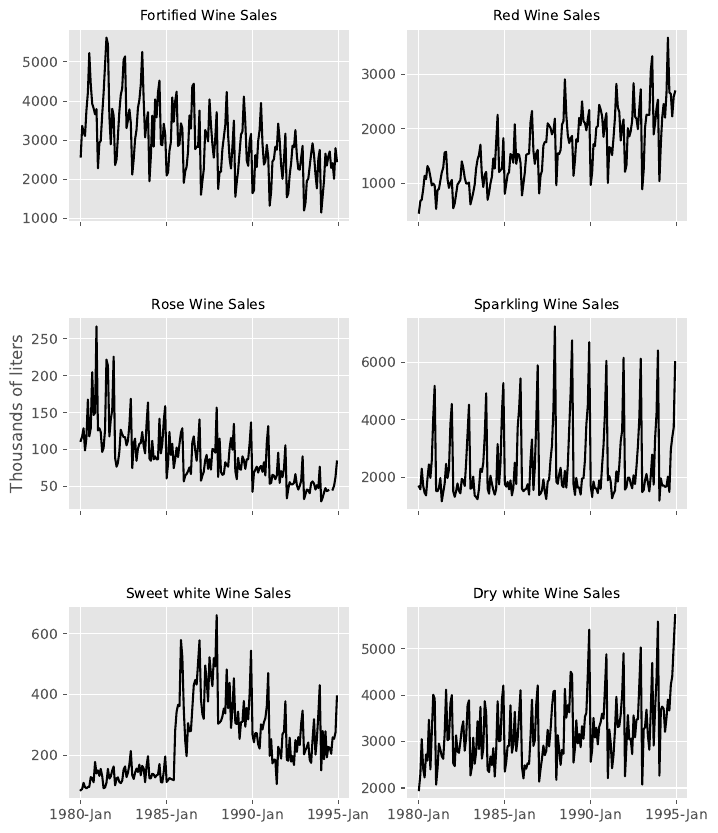

Here is the Python script that generated this plot:
""" Code to create Figure 5.14 """

import pandas as pd
import numpy as np
import matplotlib.pyplot as plt
import matplotlib.style as style
from sktime.utils import plot_series
from matplotlib.dates import YearLocator, DateFormatter

ddd = {'B':np.float64, 'C':np.float64, 'D':np.float64,
       'E':np.float64, 'F':np.float64, 'G':np.float64}
wines = pd.read_csv("ptsf-Python/Data/AustralianWines.csv",
               parse_dates=True, index_col=0, dtype=ddd, na_values=['*'])
wines = wines.asfreq('MS')
wines.columns = wines.columns.str.replace('.', ' ', regex=False)

style.use('ggplot')
fig, axs = plt.subplots(3, 2, figsize=(8, 10), sharex=True)
for i in range(6):
    y_label = '' if i != 2 else 'Thousands of liters'
    plot_series(wines.iloc[:, i], markers=[''], ax=axs[i // 2, i % 2],
                y_label=y_label, colors=['black'], title=wines.columns[i])
    axs[i // 2, i % 2].set_title(wines.columns[i] + ' Wine Sales', fontsize=10)
    axs[i // 2, i % 2].xaxis.set_major_locator(YearLocator(5))  # xticks every 5-years
    axs[i // 2, i % 2].xaxis.set_major_formatter(DateFormatter('%Y-Jan'))

plt.subplots_adjust(hspace=0.5)
plt.savefig('Ch05_Fig_5_14_Wines.pdf', format='pdf', bbox_inches='tight')
plt.show()
